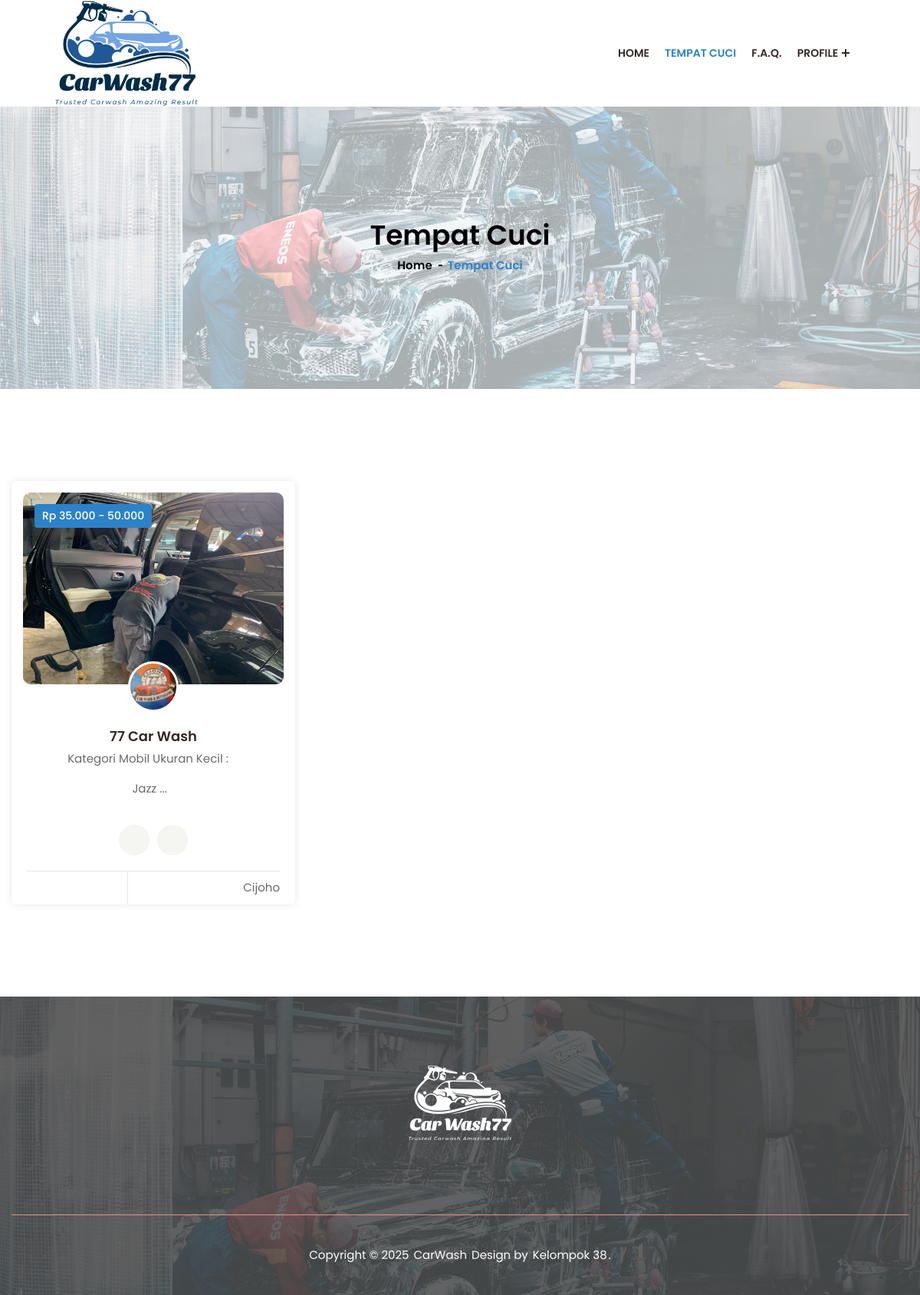
/index.php/pelanggan/tempat_cuci, run on the app's committed database.
### tables this page shows
CREATE TABLE `tempat_cuci` (
  `id` int(11) NOT NULL,
  `id_pemilik` int(11) NOT NULL,
  `nama` text NOT NULL,
  `alamat` text NOT NULL,
  `hp` text NOT NULL,
  `email` text NOT NULL,
  `maps` text NOT NULL,
  `deskripsi` text NOT NULL,
  `kategori` int(11) NOT NULL,
  `harga_mobil_besar` int(11) NOT NULL,
  `harga_mobil_kecil` int(11) NOT NULL,
  `foto1` text NOT NULL,
  `foto2` text NOT NULL,
  `foto3` text NOT NULL,
  `status` int(11) NOT NULL,
  `date_created` datetime NOT NULL
);

### application/controllers/Pelanggan.php (called while the page is built, shortened)
<?php
class Pelanggan extends CI_Controller
{
    public function __construct()
    {
        $this->load->library('midtrans');
        $this->load->helper('url');
        $this->load->model('PelangganModel');
    }
    public function tempat_cuci()
    {
        $data['title'] = 'Tempat Cuci';
        $data['tempat_cuci'] = $this->PelangganModel->get_tempat_cuci();
        $this->load->view('pelanggan/layout/header', $data);
        $this->load->view('pelanggan/layout/sidebar', $data);
        $this->load->view('pelanggan/tempat_cuci_all', $data);
        $this->load->view('pelanggan/layout/footer', $data);
    }
}

### index.php (called while the page is built, shortened)
<?php
require_once BASEPATH.'core/CodeIgniter.php';

### application/models/PelangganModel.php (called while the page is built, shortened)
<?php
class PelangganModel extends CI_Model
{
    public function get_tempat_cuci()
    {
        $this->db->from('tempat_cuci');
        $this->db->where('status', 1);
        $this->db->order_by('date_created', 'DESC');
        $query = $this->db->get();
        return $query->result();
    }
}

### application/helpers/rupiah_helper.php (called while the page is built, shortened)
<?php
if (!function_exists('rupiah')) {
    function rupiah($angka)
    {
        $hasil_rupiah = "Rp " .number_format($angka, 0, ',', '.');
        return $hasil_rupiah;
    }
    function rupiah2($angka)
    {
        $hasil_rupiah = number_format($angka, 0, ',', '.');
        return $hasil_rupiah;
    }
}

### application/views/pelanggan/tempat_cuci_all.php (the view, shortened to what this page needs)
<section class="page-header style-2">
    <div class="container">
        <div class="page-title text-center">
            <h3>Tempat Cuci</h3>
            <ul class="breadcrumb">
                <li><a href="<?= base_url('Pelanggan/'); ?>">Home</a></li>
                <li>Tempat Cuci</li>
            </ul>
        </div>
    </div>
</section>
<section class="popular-foods padding-tb style-2">
    <div class="container">
        <div class="section-wrapper">
            <div class="row">
                <?php foreach ($tempat_cuci as $tempat_cuci) : ?>
                    <div class="col-xl-4 col-md-6 col-12">
                        <div class="p-food-item">
                            <div class="p-food-inner">
                                <div class="p-food-thumb">
                                    <a href="<?= base_url('Pelanggan/tempat/') . $tempat_cuci->id; ?>"><img style="width: 340px; height: 250px;object-fit: cover;" src="<?= base_url('uploads/tempat_cuci/foto2/'); ?><?= $tempat_cuci->foto2; ?>" alt="p-food"></a>
                                    <span><?= rupiah($tempat_cuci->harga_mobil_kecil); ?> - <?= rupiah2($tempat_cuci->harga_mobil_besar); ?></span>
                                </div>
                                <div class="p-food-content">
                                    <div class="p-food-author">
                                        <a href="<?= base_url('Pelanggan/tempat/') . $tempat_cuci->id; ?>"><img style="width: 60px; height: 60px;object-fit: cover;" src="<?= base_url('uploads/tempat_cuci/foto1/'); ?><?= $tempat_cuci->foto1; ?>" alt="food-author"></a>
                                    </div>
                                    <h6><a href="<?= base_url('Pelanggan/tempat/') . $tempat_cuci->id; ?>"><?= $tempat_cuci->nama; ?></a></h6>
                                    <div class="p-food-group">
                                        <span><?= implode(' ', array_slice(explode(' ', $tempat_cuci->deskripsi), 0, 5)); ?> ...</span>
                                    </div>
                                    <ul class="del-time">
                                        <li>
                                            <i class="icofont-cycling-alt"></i>
                                        </li>
                                        <li>
                                            <i class="icofont-stopwatch"></i>
                                        </li>
                                    </ul>
                                    <div class="p-food-footer">
                                        <div class="left">
                                            <div class="rating">
                                                <i class="icofont-star"></i>
                                                <i class="icofont-star"></i>
                                                <i class="icofont-star"></i>
                                                <i class="icofont-star"></i>
                                                <i class="icofont-star"></i>
                                            </div>
                                        </div>
                                        <div class="right"><i class="icofont-home"></i><?= $tempat_cuci->alamat; ?></div>
                                    </div>
                                </div>
                            </div>
                        </div>
                    </div>
                <?php endforeach; ?>
            </div>
        </div>
    </div>
</section>

### data on the page
tempat_cuci: foto2 (picture), harga_mobil_kecil "Rp 35.000", harga_mobil_besar "50.000", foto1 (picture), nama "77 Car Wash", deskripsi "Kategori Mobil Ukuran Kecil : Jazz", alamat "Cijoho"
